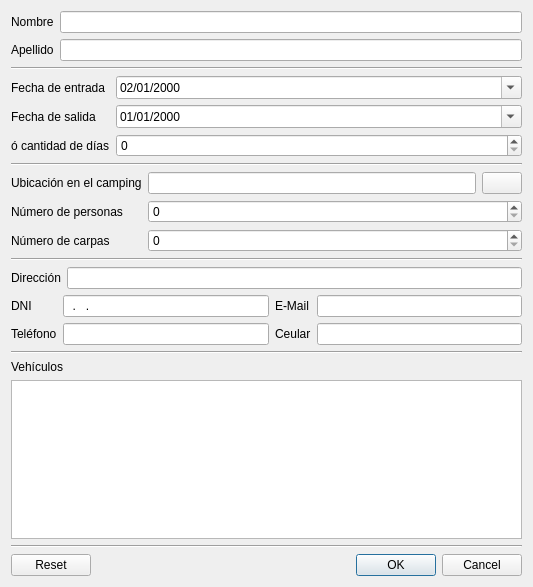
<?xml version="1.0" encoding="UTF-8"?>
<ui version="4.0">
 <class>DialogAddClient</class>
 <widget class="QDialog" name="DialogAddClient">
  <property name="geometry">
   <rect>
    <x>0</x>
    <y>0</y>
    <width>533</width>
    <height>587</height>
   </rect>
  </property>
  <property name="windowTitle">
   <string>Dialog</string>
  </property>
  <layout class="QVBoxLayout" name="verticalLayout">
   <item>
    <layout class="QFormLayout" name="formLayout">
     <property name="fieldGrowthPolicy">
      <enum>QFormLayout::AllNonFixedFieldsGrow</enum>
     </property>
     <item row="0" column="0">
      <widget class="QLabel" name="label">
       <property name="text">
        <string>Nombre</string>
       </property>
       <property name="buddy">
        <cstring>editName</cstring>
       </property>
      </widget>
     </item>
     <item row="0" column="1">
      <widget class="QLineEdit" name="editName"/>
     </item>
     <item row="1" column="0">
      <widget class="QLabel" name="label_2">
       <property name="text">
        <string>Apellido</string>
       </property>
       <property name="buddy">
        <cstring>editSurname</cstring>
       </property>
      </widget>
     </item>
     <item row="1" column="1">
      <widget class="QLineEdit" name="editSurname"/>
     </item>
    </layout>
   </item>
   <item>
    <widget class="Line" name="line">
     <property name="orientation">
      <enum>Qt::Horizontal</enum>
     </property>
    </widget>
   </item>
   <item>
    <layout class="QFormLayout" name="formLayout_2">
     <property name="horizontalSpacing">
      <number>6</number>
     </property>
     <property name="verticalSpacing">
      <number>6</number>
     </property>
     <item row="0" column="0">
      <widget class="QLabel" name="label_3">
       <property name="text">
        <string>Fecha de entrada</string>
       </property>
       <property name="buddy">
        <cstring>editDateIn</cstring>
       </property>
      </widget>
     </item>
     <item row="0" column="1">
      <widget class="QDateEdit" name="editDateIn">
       <property name="wrapping">
        <bool>false</bool>
       </property>
       <property name="frame">
        <bool>true</bool>
       </property>
       <property name="date">
        <date>
         <year>2000</year>
         <month>1</month>
         <day>2</day>
        </date>
       </property>
       <property name="displayFormat">
        <string>dd/MM/yyyy</string>
       </property>
       <property name="calendarPopup">
        <bool>true</bool>
       </property>
      </widget>
     </item>
     <item row="1" column="0">
      <widget class="QLabel" name="label_4">
       <property name="text">
        <string>Fecha de salida</string>
       </property>
       <property name="buddy">
        <cstring>editDateOut</cstring>
       </property>
      </widget>
     </item>
     <item row="1" column="1">
      <widget class="QDateEdit" name="editDateOut">
       <property name="displayFormat">
        <string>dd/MM/yyyy</string>
       </property>
       <property name="calendarPopup">
        <bool>true</bool>
       </property>
      </widget>
     </item>
     <item row="2" column="0">
      <widget class="QLabel" name="label_14">
       <property name="text">
        <string>ó cantidad de días</string>
       </property>
       <property name="buddy">
        <cstring>spinDaysIn</cstring>
       </property>
      </widget>
     </item>
     <item row="2" column="1">
      <widget class="QSpinBox" name="spinDaysIn"/>
     </item>
    </layout>
   </item>
   <item>
    <widget class="Line" name="line_2">
     <property name="orientation">
      <enum>Qt::Horizontal</enum>
     </property>
    </widget>
   </item>
   <item>
    <layout class="QFormLayout" name="formLayout_3">
     <item row="0" column="0">
      <widget class="QLabel" name="label_5">
       <property name="text">
        <string>Ubicación en el camping</string>
       </property>
       <property name="buddy">
        <cstring>editLocation</cstring>
       </property>
      </widget>
     </item>
     <item row="0" column="1">
      <layout class="QHBoxLayout" name="horizontalLayout">
       <item>
        <widget class="QLineEdit" name="editLocation"/>
       </item>
       <item>
        <widget class="QPushButton" name="buttonFindLocation">
         <property name="sizePolicy">
          <sizepolicy hsizetype="Fixed" vsizetype="Fixed">
           <horstretch>0</horstretch>
           <verstretch>0</verstretch>
          </sizepolicy>
         </property>
         <property name="text">
          <string/>
         </property>
         <property name="icon">
          <iconset resource="default.qrc">
           <normaloff>:/imgs/search.svg</normaloff>:/imgs/search.svg</iconset>
         </property>
        </widget>
       </item>
      </layout>
     </item>
     <item row="1" column="0">
      <widget class="QLabel" name="label_6">
       <property name="text">
        <string>Número de personas</string>
       </property>
       <property name="buddy">
        <cstring>spinPeopleNum</cstring>
       </property>
      </widget>
     </item>
     <item row="2" column="0">
      <widget class="QLabel" name="label_7">
       <property name="text">
        <string>Número de carpas</string>
       </property>
       <property name="buddy">
        <cstring>spinTentNum</cstring>
       </property>
      </widget>
     </item>
     <item row="1" column="1">
      <widget class="QSpinBox" name="spinPeopleNum"/>
     </item>
     <item row="2" column="1">
      <widget class="QSpinBox" name="spinTentNum"/>
     </item>
    </layout>
   </item>
   <item>
    <widget class="Line" name="line_3">
     <property name="orientation">
      <enum>Qt::Horizontal</enum>
     </property>
    </widget>
   </item>
   <item>
    <layout class="QFormLayout" name="formLayout_4">
     <item row="0" column="0">
      <widget class="QLabel" name="label_8">
       <property name="text">
        <string>Dirección</string>
       </property>
       <property name="buddy">
        <cstring>editAddress</cstring>
       </property>
      </widget>
     </item>
     <item row="0" column="1">
      <widget class="QLineEdit" name="editAddress"/>
     </item>
    </layout>
   </item>
   <item>
    <layout class="QGridLayout" name="gridLayout">
     <item row="4" column="0">
      <widget class="QLabel" name="label_11">
       <property name="text">
        <string>Teléfono</string>
       </property>
       <property name="buddy">
        <cstring>editTel</cstring>
       </property>
      </widget>
     </item>
     <item row="4" column="1">
      <widget class="QLineEdit" name="editTel"/>
     </item>
     <item row="4" column="3">
      <widget class="QLineEdit" name="editCel"/>
     </item>
     <item row="4" column="2">
      <widget class="QLabel" name="label_12">
       <property name="text">
        <string>Ceular</string>
       </property>
       <property name="buddy">
        <cstring>editCel</cstring>
       </property>
      </widget>
     </item>
     <item row="3" column="3">
      <widget class="QLineEdit" name="editEmail"/>
     </item>
     <item row="3" column="2">
      <widget class="QLabel" name="label_9">
       <property name="text">
        <string>E-Mail</string>
       </property>
       <property name="buddy">
        <cstring>editEmail</cstring>
       </property>
      </widget>
     </item>
     <item row="3" column="0">
      <widget class="QLabel" name="label_10">
       <property name="text">
        <string>DNI</string>
       </property>
       <property name="buddy">
        <cstring>editDni</cstring>
       </property>
      </widget>
     </item>
     <item row="3" column="1">
      <widget class="QLineEdit" name="editDni">
       <property name="inputMask">
        <string>09.999.999; </string>
       </property>
      </widget>
     </item>
    </layout>
   </item>
   <item>
    <widget class="Line" name="line_4">
     <property name="orientation">
      <enum>Qt::Horizontal</enum>
     </property>
    </widget>
   </item>
   <item>
    <widget class="QLabel" name="label_13">
     <property name="text">
      <string>Vehículos</string>
     </property>
    </widget>
   </item>
   <item>
    <widget class="QTableView" name="tableVehicles"/>
   </item>
   <item>
    <widget class="Line" name="line_5">
     <property name="lineWidth">
      <number>1</number>
     </property>
     <property name="orientation">
      <enum>Qt::Horizontal</enum>
     </property>
    </widget>
   </item>
   <item>
    <widget class="QDialogButtonBox" name="buttonBox">
     <property name="orientation">
      <enum>Qt::Horizontal</enum>
     </property>
     <property name="standardButtons">
      <set>QDialogButtonBox::Cancel|QDialogButtonBox::Ok|QDialogButtonBox::Reset</set>
     </property>
    </widget>
   </item>
  </layout>
 </widget>
 <tabstops>
  <tabstop>editName</tabstop>
  <tabstop>editSurname</tabstop>
  <tabstop>editDateIn</tabstop>
  <tabstop>editDateOut</tabstop>
  <tabstop>editLocation</tabstop>
  <tabstop>spinPeopleNum</tabstop>
  <tabstop>spinTentNum</tabstop>
  <tabstop>editAddress</tabstop>
  <tabstop>editDni</tabstop>
  <tabstop>editEmail</tabstop>
  <tabstop>editTel</tabstop>
  <tabstop>editCel</tabstop>
  <tabstop>tableVehicles</tabstop>
  <tabstop>buttonBox</tabstop>
  <tabstop>buttonFindLocation</tabstop>
 </tabstops>
 <resources>
  <include location="default.qrc"/>
 </resources>
 <connections>
  <connection>
   <sender>buttonBox</sender>
   <signal>accepted()</signal>
   <receiver>DialogAddClient</receiver>
   <slot>accept()</slot>
   <hints>
    <hint type="sourcelabel">
     <x>257</x>
     <y>577</y>
    </hint>
    <hint type="destinationlabel">
     <x>190</x>
     <y>586</y>
    </hint>
   </hints>
  </connection>
  <connection>
   <sender>buttonBox</sender>
   <signal>rejected()</signal>
   <receiver>DialogAddClient</receiver>
   <slot>reject()</slot>
   <hints>
    <hint type="sourcelabel">
     <x>325</x>
     <y>577</y>
    </hint>
    <hint type="destinationlabel">
     <x>358</x>
     <y>586</y>
    </hint>
   </hints>
  </connection>
  <connection>
   <sender>buttonFindLocation</sender>
   <signal>clicked()</signal>
   <receiver>DialogAddClient</receiver>
   <slot>searchLocation()</slot>
   <hints>
    <hint type="sourcelabel">
     <x>505</x>
     <y>213</y>
    </hint>
    <hint type="destinationlabel">
     <x>443</x>
     <y>221</y>
    </hint>
   </hints>
  </connection>
  <connection>
   <sender>spinDaysIn</sender>
   <signal>valueChanged(int)</signal>
   <receiver>DialogAddClient</receiver>
   <slot>updateOutDate()</slot>
   <hints>
    <hint type="sourcelabel">
     <x>167</x>
     <y>168</y>
    </hint>
    <hint type="destinationlabel">
     <x>138</x>
     <y>187</y>
    </hint>
   </hints>
  </connection>
  <connection>
   <sender>editDateOut</sender>
   <signal>dateChanged(QDate)</signal>
   <receiver>DialogAddClient</receiver>
   <slot>updateDaysCount()</slot>
   <hints>
    <hint type="sourcelabel">
     <x>477</x>
     <y>135</y>
    </hint>
    <hint type="destinationlabel">
     <x>464</x>
     <y>193</y>
    </hint>
   </hints>
  </connection>
  <connection>
   <sender>editDateIn</sender>
   <signal>dateChanged(QDate)</signal>
   <receiver>DialogAddClient</receiver>
   <slot>updateDaysCount()</slot>
   <hints>
    <hint type="sourcelabel">
     <x>352</x>
     <y>97</y>
    </hint>
    <hint type="destinationlabel">
     <x>321</x>
     <y>188</y>
    </hint>
   </hints>
  </connection>
 </connections>
 <slots>
  <slot>searchLocation()</slot>
  <slot>updateOutDate()</slot>
  <slot>updateDaysCount()</slot>
 </slots>
</ui>
